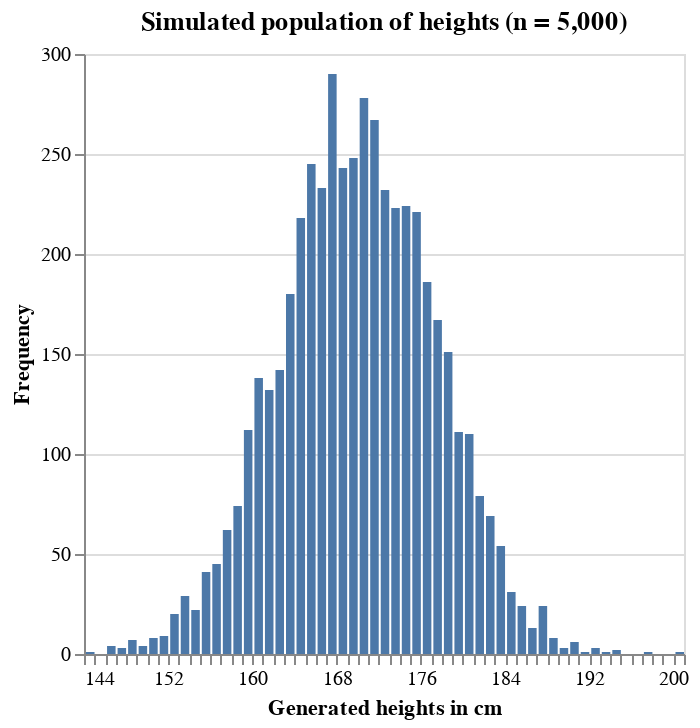

This figure's notebook cell:
### Markdown cell above
When we visualise our population as a histogram, our distribution should be bell shaped.

### Code cell
pop_height_viz.show()

### Figure 1 — Vega-Lite specification as saved in the notebook (floating-point values rounded to 4 significant figures; data arrays with more than 128 entries replaced by an {"elided": "..."} marker saying what was removed)
{"config": {"view": {"continuousWidth": 300, "continuousHeight": 300}}, "data": {"name": "data-745947eec20b6843215fed2c9bffffdb"}, "mark": {"type": "bar"}, "encoding": {"x": {"bin": {"maxbins": 100}, "field": "height_cm", "title": "Generated heights in cm", "type": "quantitative"}, "y": {"aggregate": "count", "title": "Frequency", "type": "quantitative"}}, "title": "Simulated population of heights (n = 5,000)", "$schema": "https://vega.github.io/schema/vega-lite/v6.1.0.json", "datasets": {"data-745947eec20b6843215fed2c9bffffdb": {"elided": "5000 records"}}}
